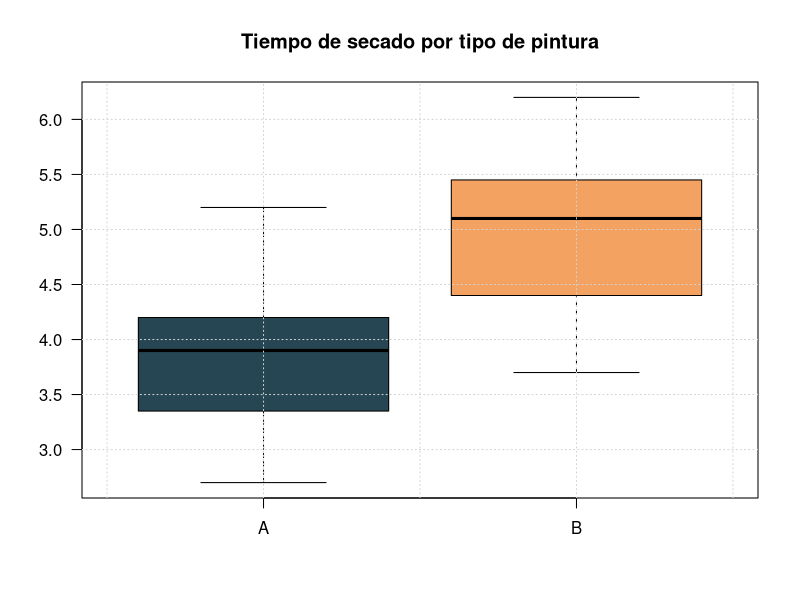

Write the R code that produced this figure.
## ---- chunk 1
knitr::opts_chunk$set(echo = TRUE,comment = NA)
library(knitr)
## ---- chunk 2
A=c(3.5,2.7, 3.9, 4.2, 3.6, 2.7, 3.3, 5.2, 4.2, 2.9, 4.4, 5.2, 4.0, 4.1, 3.4)
B=c(4.7, 3.9, 4.5, 5.5, 4.0, 5.3, 4.3, 6.0, 5.2, 3.7, 5.5, 6.2, 5.1, 5.4, 4.8)
boxplot(data.frame(A,B), col=c("#264653", "#f4a261"), las=1,
        main="Tiempo de secado por tipo de pintura")
grid()
## ---- chunk 3
var.test(A,B)$conf.int
## ---- chunk 4
t.test(A,B, var.equal=T,paired=F)$conf.int
## ---- chunk 5
pesant=c(58.2, 60.3, 61.3, 69.0, 64.0, 62.6, 56.7)
pesdes=c(60.0, 54.9, 58.1, 62.1, 58.5, 59.9, 54.4)
## ---- chunk 6
data(iris)
head(iris)
## ---- chunk 7
nf=c(4.1, 2.7, 3.1, 3.2, 3.0, 3.2, 2.0, 2.4, 1.6, 3.2, 3.1, 2.6, 2.0, 2.4, 2.8, 
     3.3, 4.0, 3.4, 3.0, 3.1, 2.7, 2.7, 3.0, 3.8, 3.2, 2.2, 3.5, 3.5, 3.8, 3.5, 
     3.9, 4.2, 4.3, 3.9, 3.2, 3.5, 3.5, 3.7, 4.1, 3.7, 3.5, 3.6, 3.2, 3.1, 3.4, 
     3.0, 3.0, 3.0, 2.7, 1.7, 3.6, 2.1, 2.4, 3.0, 3.1, 2.5, 2.5, 3.6, 2.2, 2.4, 
     3.1, 3.3, 2.7, 3.7, 3.0, 2.7, 3.0, 3.2, 3.1, 2.4, 3.0, 2.7, 2.5, 3.0, 3.0, 
     3.0, 3.2, 3.1, 3.8, 4.1, 3.7, 3.5, 3.0, 3.7, 3.7, 4.1, 3.7, 3.9, 3.7, 2.0)
## ---- chunk 8
x=c(1367.6, 1411.5, 1318.7, 1193.6, 1406.2, 1425.7, 1572.4)
## ---- chunk 9
#-----------------------------------------------------


A=c(  55145, 58026, 58795, 54660, 61153, 56969, 61764, 59094, 60456, 54557, 52484, 59600, 65328, 55317, 59132, 61879, 56978, 63847, 59054, 62958, 63625,  54882, 60977, 52956, 55874, 62035, 59729, 59276, 54498, 44541, 62515, 58680, 48413, 55278, 62382, 58458, 60689, 52735, 65378, 63553, 51734, 48638, 58945, 65618, 51017, 57320, 56205, 55164, 59566, 55459, 55944, 58553, 54123, 53997, 55400, 52959, 64212, 64364, 50704, 56016, 63079, 58443, 57731, 55009, 55040, 64706, 54833, 70519, 55874, 54464, 63194, 60578, 49799, 59446, 48464, 53718, 49209, 56571, 55349, 51468, 50086, 54430, 52669, 63818,  48477, 61231, 55310, 64944, 63267, 63753, 47386, 56677, 54458, 46094, 61715, 75513, 62476, 63214, 62127, 51285, 46653, 51599, 64927, 60860, 60712, 61237, 68460, 51770, 58827, 50638, 53963, 66139, 62998, 66897, 61745, 54100, 55902, 53372, 58597, 58287, 48172, 59902, 58084, 50986, 50958, 61611, 47682, 54107, 54065, 52178, 47878, 68258, 63429, 53436, 58485, 62726, 56854, 67293, 66522, 54483, 55345, 61032, 56404, 60082, 63652, 59270, 64899, 53591, 49319, 56158, 57763, 67967, 53519, 51795, 57936, 60034, 58262, 57925, 53085, 59093, 57550, 55385, 54914, 58514, 54447, 62260, 48733, 66677, 57977, 58299, 50211, 53479, 61244, 71311, 62398, 55685, 58236, 56846, 57032, 55161, 57037, 59103, 57574, 51568, 60970, 60623, 58770, 60432, 49727, 51234, 60849, 66895, 56137, 63133, 55200, 51999, 57924, 49944, 69043, 57362)
# ----------------------------------------------------
B=c(60970, 62409, 60546, 58508, 58974, 56682, 59483, 58048, 73107, 61977, 55974, 58522, 56650, 70118, 48307, 43589, 60972, 55117, 59073, 51849, 57432, 60040, 52646, 55260, 65484, 54130, 49460, 63123, 55019, 52860, 52371, 56559, 54470, 53761, 49789, 51794, 67162, 62151, 59419, 53530, 60282, 49281, 51988, 66773, 54680, 59851, 63318, 62390, 60868, 50775, 61432, 59240, 62158, 59505, 56764, 58610, 54403, 41256, 51839, 50015, 60640, 59592, 67239, 63151, 71271, 67475, 50661, 54248, 52843, 62211, 60228, 61028, 59141, 68663, 46742, 62955, 58379, 58536, 68192, 59237, 66816, 66133, 56561, 59737, 60844, 56732, 66091, 58064, 59967, 55692, 59892, 59344, 57747, 59144, 68256, 60708, 58412, 61619, 65965, 61758, 57421, 47994, 66435, 64331, 55178, 54500, 50148, 57984, 80090, 71121, 69179, 65242, 63310, 70453, 55732, 53568, 56707, 61417, 61650, 60417, 54468, 66846, 61566, 68068, 65289, 48776, 56604, 57284, 58633, 69215, 56645, 51395, 65065, 66168, 55952, 53590, 62492, 52170, 57820, 61187, 62834, 57332, 53411, 52159, 54241, 64803, 53728, 50837, 55228, 57432, 62616, 61347, 58771, 62598, 67617, 63428, 55349, 64973, 59940, 64304, 65039, 51581, 58681, 68861, 57316, 61088, 55170, 62741, 52045, 65029, 52823, 65256, 64420, 69404, 57772, 64778, 66935, 58165, 40556, 59225, 56853, 50115, 61679, 70560, 54832, 54124, 58179, 63385, 57324, 64535, 59550, 53822, 61049, 60865, 66225, 59545, 62325, 54903, 68101, 65169)

